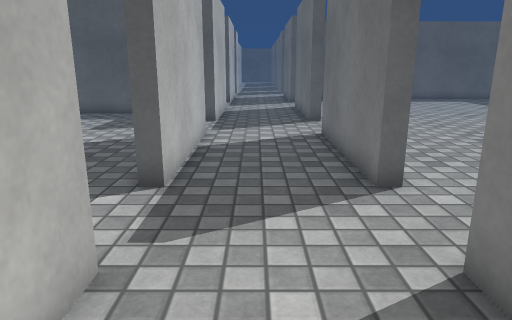
View 1 (above)

19 first-person views from a walk through a 3-D level made in the Unity game engine. The camera is 1.2 m above the floor, tilts 14° down and sees 70° across. The floor is counted in squares, 0.5 m on a side. Each view is taken from the middle of a square. On the plan, view 1 faces up. The plan holds only what a view shows up to about 20 squares ahead; the rest is blank. The place goes on beyond the plan. Surface patterns are stand-ins for the level's own textures.

View 2
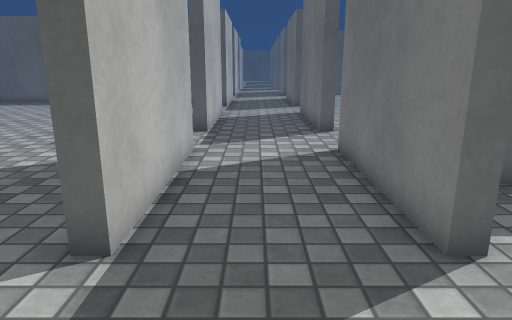

View 3
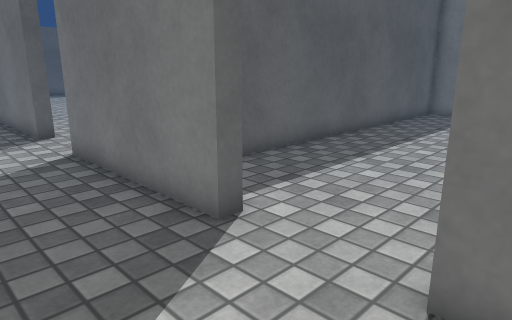

View 4
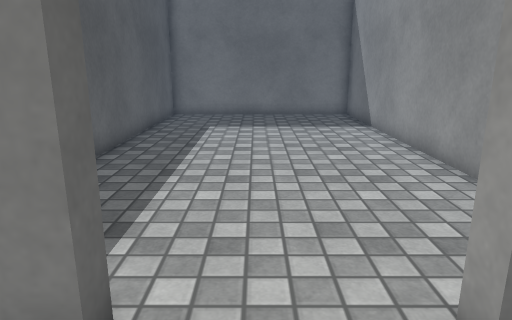

View 5
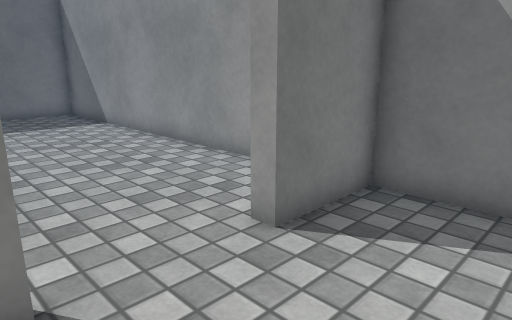

View 6
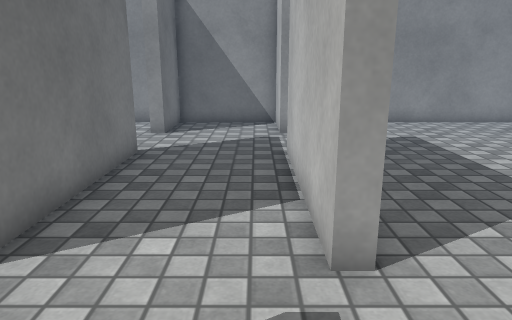

View 7
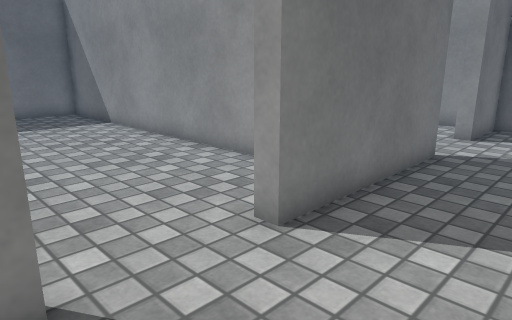

View 8
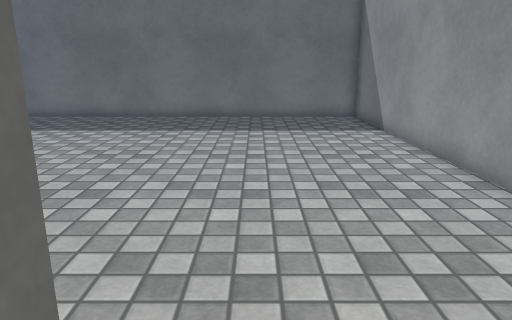

View 9
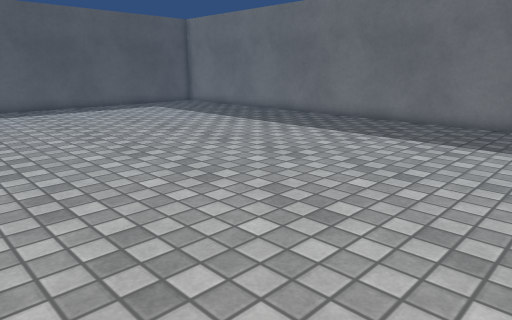

View 10
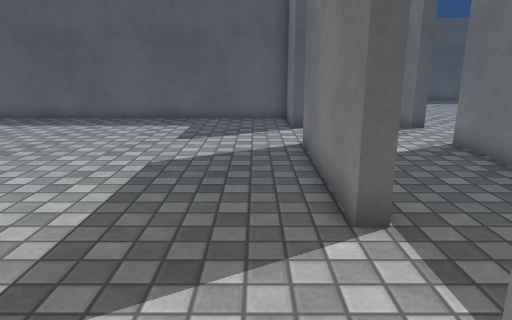

View 11
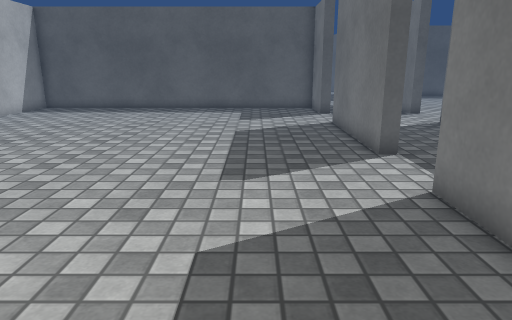

View 12
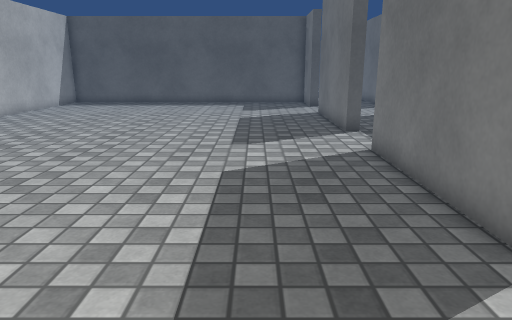

View 13
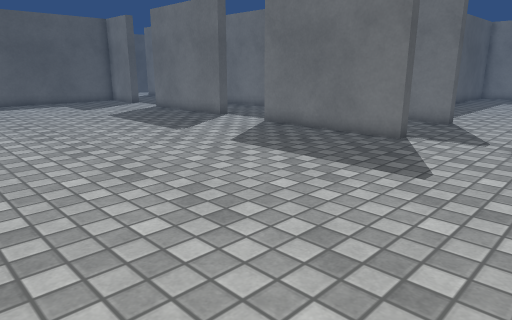

View 14
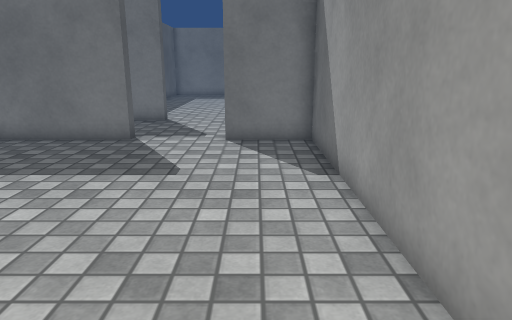

View 15
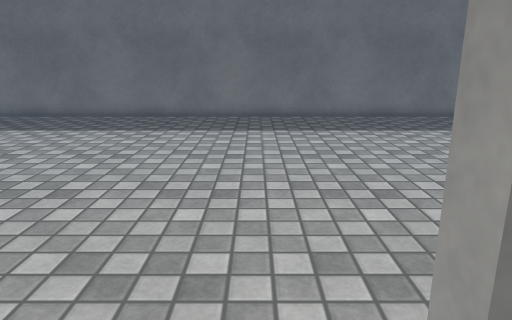

View 16
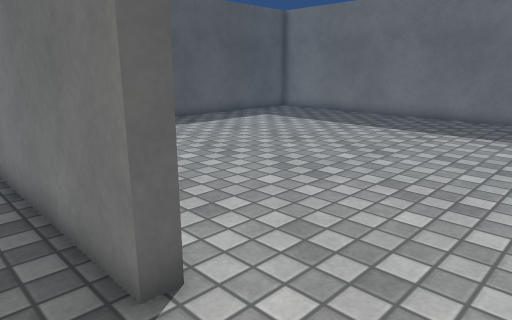

View 17
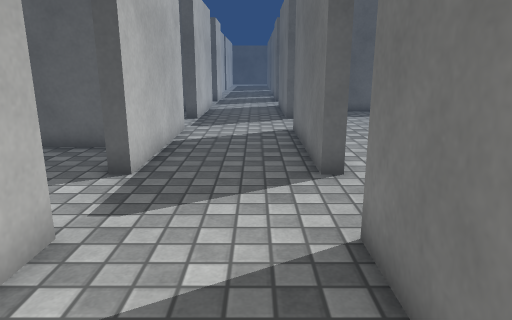

View 18
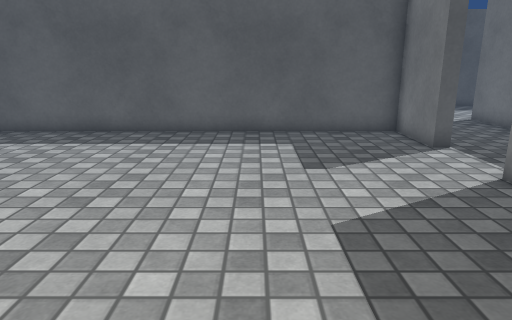

View 19
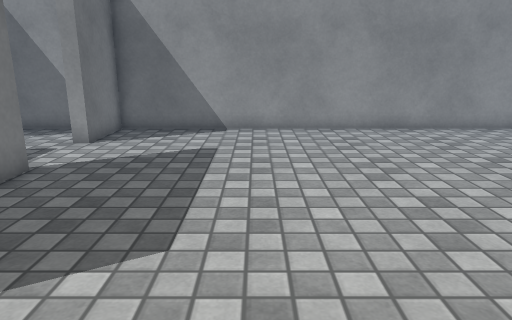

### Floor plan
Points are (right, up) in squares from view 1. A wall is a line through its corners. A room is listed if a view was taken in it or the views show most of it. See-through windows are left out.
Room 1 (views 1, 2, 3, 4, 5, 6, 7, 8, 9, 15, 16, 17)
walls: (3.1, 7.3) (2.5, 7.3) (2.5, 13.9) (3.1, 13.9); (-1.9, 14) (-1.9, 7.3); (-1.9, 4) (-1.9, -2.6); (3.1, 17.2) (2.5, 17.2) (2.5, 23.9); (3.1, -2.6) (2.5, -2.6) (2.5, 4) (3.1, 4); (-1.9, 23.9) (-1.9, 17.2); (-1.9, -5.9) (-1.9, -9) (2.5, -9) (2.5, -5.9) (3.1, -5.9)
ways out: opening at (-2, -4) to room 2; opening at (-2, 5.5) to room 2; opening at (-2, 15.5) to room 2; opening at (-2, 25.5); opening at (3, -4); opening at (3, 5.5); opening at (3, 15.5); opening at (3, 25.5)
Room 2 (views 10, 11, 12, 13, 14, 18, 19)
walls: (-1.9, 7.3) (-2.4, 7.3) (-2.4, 14); (-1.9, -2.6) (-2.4, -2.6) (-2.4, 4) (-1.9, 4); (-1.9, 17.2) (-2.4, 17.2) (-2.4, 20.3) (-15.5, 20.3); (-15.5, -9) (-2.4, -9) (-2.4, -5.9) (-1.9, -5.9)
ways out: opening at (-2, -4) to room 1; opening at (-2, 5.5) to room 1; opening at (-2, 15.5) to room 1

Positions as (right, up) in squares from view 1, and headings:
1: (0, 0), facing up
2: (0, -7), facing up
3: (-1, -7), facing up-right
4: (0, -4), facing right
5: (-1, -2), facing down-right
6: (-1, 8), facing down
7: (-1, 8), facing down-right
8: (1, 6), facing right
9: (3, 6), facing up-right
10: (-4, 2), facing up
11: (-6, -3), facing up
12: (-6, -7), facing up
13: (-15, -8), facing up-right
14: (-15, -7), facing right
15: (1, 15), facing right
16: (1, 14), facing up-right
17: (1, 9), facing up
18: (-8, 6), facing up
19: (-8, 6), facing down
